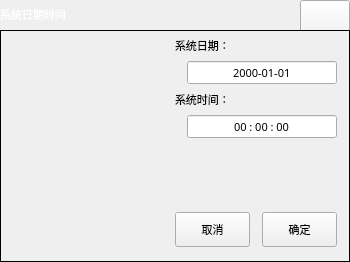
<?xml version="1.0" encoding="UTF-8"?>
<ui version="4.0">
 <class>DialogDateTime</class>
 <widget class="QDialog" name="DialogDateTime">
  <property name="windowModality">
   <enum>Qt::ApplicationModal</enum>
  </property>
  <property name="enabled">
   <bool>true</bool>
  </property>
  <property name="geometry">
   <rect>
    <x>0</x>
    <y>0</y>
    <width>350</width>
    <height>262</height>
   </rect>
  </property>
  <property name="sizePolicy">
   <sizepolicy hsizetype="Fixed" vsizetype="Fixed">
    <horstretch>0</horstretch>
    <verstretch>0</verstretch>
   </sizepolicy>
  </property>
  <property name="minimumSize">
   <size>
    <width>350</width>
    <height>262</height>
   </size>
  </property>
  <property name="maximumSize">
   <size>
    <width>700</width>
    <height>525</height>
   </size>
  </property>
  <property name="font">
   <font>
    <family>微软雅黑</family>
    <pointsize>8</pointsize>
   </font>
  </property>
  <property name="windowTitle">
   <string notr="true">修改日期时间</string>
  </property>
  <property name="styleSheet">
   <string notr="true"/>
  </property>
  <layout class="QGridLayout" name="gridLayoutForm">
   <property name="margin">
    <number>0</number>
   </property>
   <property name="spacing">
    <number>0</number>
   </property>
   <item row="0" column="0">
    <widget class="QFrame" name="frameTitle">
     <property name="sizePolicy">
      <sizepolicy hsizetype="Preferred" vsizetype="Fixed">
       <horstretch>0</horstretch>
       <verstretch>0</verstretch>
      </sizepolicy>
     </property>
     <property name="minimumSize">
      <size>
       <width>0</width>
       <height>30</height>
      </size>
     </property>
     <property name="maximumSize">
      <size>
       <width>16777215</width>
       <height>30</height>
      </size>
     </property>
     <property name="styleSheet">
      <string notr="true">QFrame#frameTitle
{
	background-color: transparent;
	border-image: url(:/img/widget/DialogTitle.png) 0 12 0 12;
	border-left: 12px transparent;
	border-right: 12px transparent;
}
</string>
     </property>
     <property name="frameShape">
      <enum>QFrame::NoFrame</enum>
     </property>
     <property name="frameShadow">
      <enum>QFrame::Raised</enum>
     </property>
     <layout class="QHBoxLayout" name="horizontalLayoutTitle">
      <property name="spacing">
       <number>5</number>
      </property>
      <property name="margin">
       <number>0</number>
      </property>
      <item>
       <widget class="QLabel" name="labelTitle">
        <property name="sizePolicy">
         <sizepolicy hsizetype="Preferred" vsizetype="Fixed">
          <horstretch>0</horstretch>
          <verstretch>0</verstretch>
         </sizepolicy>
        </property>
        <property name="minimumSize">
         <size>
          <width>0</width>
          <height>25</height>
         </size>
        </property>
        <property name="maximumSize">
         <size>
          <width>16777215</width>
          <height>25</height>
         </size>
        </property>
        <property name="font">
         <font>
          <family>微软雅黑</family>
          <pointsize>8</pointsize>
          <weight>50</weight>
          <bold>false</bold>
         </font>
        </property>
        <property name="styleSheet">
         <string notr="true">QLabel#labelTitle
{
	color: white;
}</string>
        </property>
        <property name="frameShape">
         <enum>QFrame::NoFrame</enum>
        </property>
        <property name="text">
         <string>系统日期时间</string>
        </property>
       </widget>
      </item>
      <item>
       <widget class="xPushButton" name="pushButtonClose">
        <property name="sizePolicy">
         <sizepolicy hsizetype="Fixed" vsizetype="Fixed">
          <horstretch>0</horstretch>
          <verstretch>0</verstretch>
         </sizepolicy>
        </property>
        <property name="minimumSize">
         <size>
          <width>50</width>
          <height>50</height>
         </size>
        </property>
        <property name="maximumSize">
         <size>
          <width>50</width>
          <height>50</height>
         </size>
        </property>
        <property name="focusPolicy">
         <enum>Qt::NoFocus</enum>
        </property>
        <property name="styleSheet">
         <string notr="true">QPushButton#pushButtonClose:!pressed
{
	border-image: url(:/img/widget/BtnCloseNormal.png);
}

QPushButton#pushButtonClose:pressed
{
	border-image: url(:/img/widget/BtnClosePress.png);
}
</string>
        </property>
        <property name="text">
         <string notr="true"/>
        </property>
        <property name="iconSize">
         <size>
          <width>32</width>
          <height>32</height>
         </size>
        </property>
       </widget>
      </item>
     </layout>
    </widget>
   </item>
   <item row="2" column="0">
    <widget class="QFrame" name="frameMainArea">
     <property name="font">
      <font>
       <family>微软雅黑</family>
       <pointsize>8</pointsize>
      </font>
     </property>
     <property name="styleSheet">
      <string notr="true"/>
     </property>
     <property name="frameShape">
      <enum>QFrame::Panel</enum>
     </property>
     <property name="frameShadow">
      <enum>QFrame::Plain</enum>
     </property>
     <property name="IsMainArea" stdset="0">
      <bool>true</bool>
     </property>
     <layout class="QGridLayout" name="gridLayoutFrame">
      <property name="margin">
       <number>2</number>
      </property>
      <property name="spacing">
       <number>2</number>
      </property>
      <item row="0" column="1" colspan="2">
       <widget class="QLabel" name="labelDate">
        <property name="sizePolicy">
         <sizepolicy hsizetype="Preferred" vsizetype="Fixed">
          <horstretch>0</horstretch>
          <verstretch>0</verstretch>
         </sizepolicy>
        </property>
        <property name="minimumSize">
         <size>
          <width>0</width>
          <height>25</height>
         </size>
        </property>
        <property name="maximumSize">
         <size>
          <width>16777215</width>
          <height>25</height>
         </size>
        </property>
        <property name="font">
         <font>
          <family>微软雅黑</family>
          <pointsize>8</pointsize>
          <weight>50</weight>
          <bold>false</bold>
         </font>
        </property>
        <property name="text">
         <string>系统日期：</string>
        </property>
       </widget>
      </item>
      <item row="1" column="1" colspan="2" alignment="Qt::AlignRight">
       <widget class="xDateEdit" name="dateEdit">
        <property name="sizePolicy">
         <sizepolicy hsizetype="Fixed" vsizetype="Fixed">
          <horstretch>0</horstretch>
          <verstretch>0</verstretch>
         </sizepolicy>
        </property>
        <property name="minimumSize">
         <size>
          <width>150</width>
          <height>25</height>
         </size>
        </property>
        <property name="maximumSize">
         <size>
          <width>150</width>
          <height>25</height>
         </size>
        </property>
        <property name="font">
         <font>
          <family>微软雅黑</family>
          <pointsize>8</pointsize>
          <weight>50</weight>
          <bold>false</bold>
         </font>
        </property>
        <property name="alignment">
         <set>Qt::AlignCenter</set>
        </property>
        <property name="buttonSymbols">
         <enum>QAbstractSpinBox::NoButtons</enum>
        </property>
        <property name="displayFormat">
         <string notr="true">yyyy-MM-dd</string>
        </property>
        <property name="calendarPopup">
         <bool>false</bool>
        </property>
        <property name="HasBtn" stdset="0">
         <bool>true</bool>
        </property>
       </widget>
      </item>
      <item row="0" column="0" rowspan="6">
       <widget class="xClock" name="widgetClock" native="true">
        <property name="sizePolicy">
         <sizepolicy hsizetype="Fixed" vsizetype="Fixed">
          <horstretch>0</horstretch>
          <verstretch>0</verstretch>
         </sizepolicy>
        </property>
        <property name="minimumSize">
         <size>
          <width>150</width>
          <height>150</height>
         </size>
        </property>
        <property name="maximumSize">
         <size>
          <width>150</width>
          <height>150</height>
         </size>
        </property>
        <property name="font">
         <font>
          <family>微软雅黑</family>
          <pointsize>11</pointsize>
          <stylestrategy>PreferAntialias</stylestrategy>
         </font>
        </property>
       </widget>
      </item>
      <item row="3" column="1" colspan="2" alignment="Qt::AlignRight">
       <widget class="xTimeEdit" name="timeEdit">
        <property name="sizePolicy">
         <sizepolicy hsizetype="Fixed" vsizetype="Fixed">
          <horstretch>0</horstretch>
          <verstretch>0</verstretch>
         </sizepolicy>
        </property>
        <property name="minimumSize">
         <size>
          <width>150</width>
          <height>25</height>
         </size>
        </property>
        <property name="maximumSize">
         <size>
          <width>150</width>
          <height>25</height>
         </size>
        </property>
        <property name="font">
         <font>
          <family>微软雅黑</family>
          <pointsize>8</pointsize>
          <weight>50</weight>
          <bold>false</bold>
         </font>
        </property>
        <property name="alignment">
         <set>Qt::AlignCenter</set>
        </property>
        <property name="buttonSymbols">
         <enum>QAbstractSpinBox::NoButtons</enum>
        </property>
        <property name="specialValueText">
         <string notr="true"/>
        </property>
        <property name="displayFormat">
         <string notr="true">HH : mm : ss</string>
        </property>
        <property name="calendarPopup">
         <bool>false</bool>
        </property>
        <property name="HasBtn" stdset="0">
         <bool>true</bool>
        </property>
       </widget>
      </item>
      <item row="2" column="1" colspan="2">
       <widget class="QLabel" name="labelTime">
        <property name="sizePolicy">
         <sizepolicy hsizetype="Preferred" vsizetype="Fixed">
          <horstretch>0</horstretch>
          <verstretch>0</verstretch>
         </sizepolicy>
        </property>
        <property name="minimumSize">
         <size>
          <width>0</width>
          <height>25</height>
         </size>
        </property>
        <property name="maximumSize">
         <size>
          <width>16777215</width>
          <height>25</height>
         </size>
        </property>
        <property name="font">
         <font>
          <family>微软雅黑</family>
          <pointsize>8</pointsize>
          <weight>50</weight>
          <bold>false</bold>
         </font>
        </property>
        <property name="text">
         <string>系统时间：</string>
        </property>
       </widget>
      </item>
      <item row="4" column="1" colspan="2">
       <spacer name="verticalSpacer">
        <property name="orientation">
         <enum>Qt::Vertical</enum>
        </property>
        <property name="sizeHint" stdset="0">
         <size>
          <width>20</width>
          <height>20</height>
         </size>
        </property>
       </spacer>
      </item>
      <item row="6" column="0">
       <spacer name="verticalSpacer_2">
        <property name="orientation">
         <enum>Qt::Vertical</enum>
        </property>
        <property name="sizeHint" stdset="0">
         <size>
          <width>20</width>
          <height>40</height>
         </size>
        </property>
       </spacer>
      </item>
      <item row="6" column="1">
       <widget class="xPushButton" name="BtnCancel">
        <property name="sizePolicy">
         <sizepolicy hsizetype="Fixed" vsizetype="Fixed">
          <horstretch>0</horstretch>
          <verstretch>0</verstretch>
         </sizepolicy>
        </property>
        <property name="minimumSize">
         <size>
          <width>75</width>
          <height>35</height>
         </size>
        </property>
        <property name="maximumSize">
         <size>
          <width>75</width>
          <height>35</height>
         </size>
        </property>
        <property name="font">
         <font>
          <family>微软雅黑</family>
          <pointsize>8</pointsize>
          <weight>50</weight>
          <italic>false</italic>
          <bold>false</bold>
         </font>
        </property>
        <property name="focusPolicy">
         <enum>Qt::NoFocus</enum>
        </property>
        <property name="contextMenuPolicy">
         <enum>Qt::NoContextMenu</enum>
        </property>
        <property name="styleSheet">
         <string notr="true"/>
        </property>
        <property name="text">
         <string>取消</string>
        </property>
        <property name="icon">
         <iconset resource="../xPad.qrc">
          <normaloff>:/img/32X32/Cancel.png</normaloff>:/img/32X32/Cancel.png</iconset>
        </property>
        <property name="iconSize">
         <size>
          <width>64</width>
          <height>64</height>
         </size>
        </property>
        <property name="IsBoxBtn" stdset="0">
         <bool>true</bool>
        </property>
       </widget>
      </item>
      <item row="6" column="2">
       <widget class="xPushButton" name="BtnOK">
        <property name="sizePolicy">
         <sizepolicy hsizetype="Fixed" vsizetype="Fixed">
          <horstretch>0</horstretch>
          <verstretch>0</verstretch>
         </sizepolicy>
        </property>
        <property name="minimumSize">
         <size>
          <width>75</width>
          <height>35</height>
         </size>
        </property>
        <property name="maximumSize">
         <size>
          <width>75</width>
          <height>35</height>
         </size>
        </property>
        <property name="font">
         <font>
          <family>微软雅黑</family>
          <pointsize>8</pointsize>
          <weight>50</weight>
          <bold>false</bold>
         </font>
        </property>
        <property name="focusPolicy">
         <enum>Qt::NoFocus</enum>
        </property>
        <property name="contextMenuPolicy">
         <enum>Qt::NoContextMenu</enum>
        </property>
        <property name="styleSheet">
         <string notr="true"/>
        </property>
        <property name="text">
         <string>确定</string>
        </property>
        <property name="icon">
         <iconset resource="../xPad.qrc">
          <normaloff>:/img/32X32/OK.png</normaloff>:/img/32X32/OK.png</iconset>
        </property>
        <property name="iconSize">
         <size>
          <width>64</width>
          <height>64</height>
         </size>
        </property>
        <property name="IsBoxBtn" stdset="0">
         <bool>true</bool>
        </property>
       </widget>
      </item>
     </layout>
    </widget>
   </item>
  </layout>
 </widget>
 <customwidgets>
  <customwidget>
   <class>xPushButton</class>
   <extends>QPushButton</extends>
   <header>xpushbutton.h</header>
  </customwidget>
  <customwidget>
   <class>xClock</class>
   <extends>QWidget</extends>
   <header>xclock.h</header>
   <container>1</container>
  </customwidget>
  <customwidget>
   <class>xDateEdit</class>
   <extends>QDateEdit</extends>
   <header>xdateedit.h</header>
   <slots>
    <signal>clicked(QDateEdit::Section)</signal>
   </slots>
  </customwidget>
  <customwidget>
   <class>xTimeEdit</class>
   <extends>QTimeEdit</extends>
   <header>xtimeedit.h</header>
   <slots>
    <signal>clicked(QTimeEdit::Section)</signal>
   </slots>
  </customwidget>
 </customwidgets>
 <tabstops>
  <tabstop>dateEdit</tabstop>
  <tabstop>timeEdit</tabstop>
 </tabstops>
 <resources>
  <include location="../xPad.qrc"/>
 </resources>
 <connections>
  <connection>
   <sender>BtnOK</sender>
   <signal>clicked()</signal>
   <receiver>DialogDateTime</receiver>
   <slot>SaveExit()</slot>
   <hints>
    <hint type="sourcelabel">
     <x>489</x>
     <y>317</y>
    </hint>
    <hint type="destinationlabel">
     <x>328</x>
     <y>303</y>
    </hint>
   </hints>
  </connection>
  <connection>
   <sender>pushButtonClose</sender>
   <signal>clicked()</signal>
   <receiver>DialogDateTime</receiver>
   <slot>reject()</slot>
   <hints>
    <hint type="sourcelabel">
     <x>487</x>
     <y>29</y>
    </hint>
    <hint type="destinationlabel">
     <x>540</x>
     <y>32</y>
    </hint>
   </hints>
  </connection>
  <connection>
   <sender>BtnCancel</sender>
   <signal>clicked()</signal>
   <receiver>DialogDateTime</receiver>
   <slot>reject()</slot>
   <hints>
    <hint type="sourcelabel">
     <x>354</x>
     <y>310</y>
    </hint>
    <hint type="destinationlabel">
     <x>425</x>
     <y>367</y>
    </hint>
   </hints>
  </connection>
  <connection>
   <sender>dateEdit</sender>
   <signal>clicked(QDateEdit::Section)</signal>
   <receiver>DialogDateTime</receiver>
   <slot>dateClicked(QDateEdit::Section)</slot>
   <hints>
    <hint type="sourcelabel">
     <x>403</x>
     <y>114</y>
    </hint>
    <hint type="destinationlabel">
     <x>625</x>
     <y>115</y>
    </hint>
   </hints>
  </connection>
  <connection>
   <sender>timeEdit</sender>
   <signal>clicked(QTimeEdit::Section)</signal>
   <receiver>DialogDateTime</receiver>
   <slot>timeClicked(QTimeEdit::Section)</slot>
   <hints>
    <hint type="sourcelabel">
     <x>386</x>
     <y>185</y>
    </hint>
    <hint type="destinationlabel">
     <x>589</x>
     <y>182</y>
    </hint>
   </hints>
  </connection>
 </connections>
 <slots>
  <slot>SaveExit()</slot>
  <slot>dateClicked(QDateEdit::Section)</slot>
  <slot>timeClicked(QTimeEdit::Section)</slot>
 </slots>
</ui>
